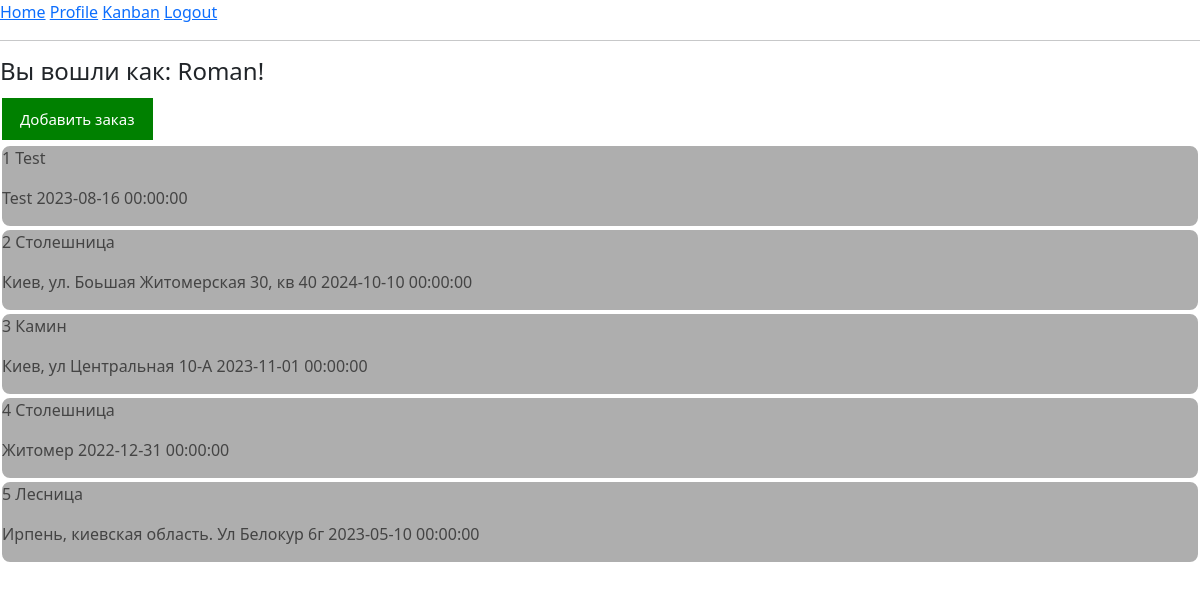
Before: /index (signed in) with the older database file.
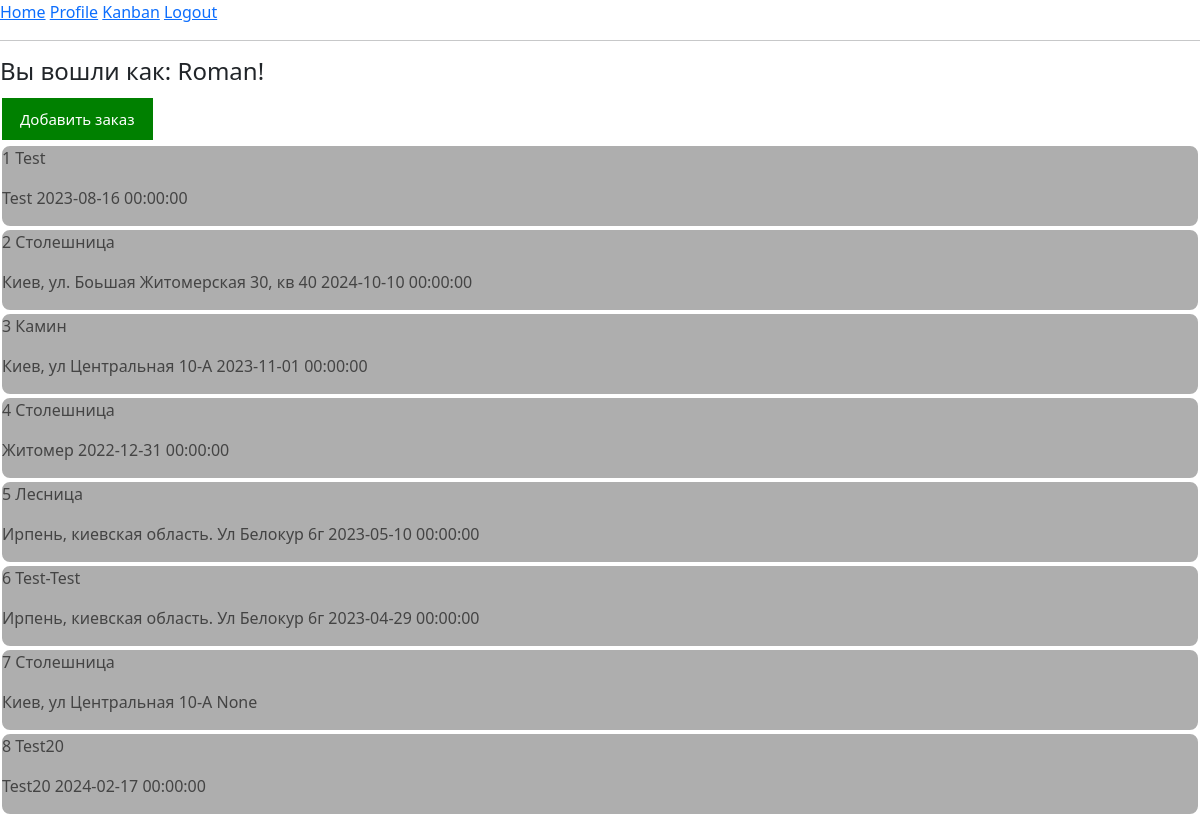
After: the same page with the newer database file.
### app/models.py (models this page shows, shortened)
class User(UserMixin, db.Model):
    id = db.Column(db.Integer, primary_key=True)
    first_name = db.Column(db.String(150), index=True)
    last_name = db.Column(db.String(150), index=True)
    phone = db.Column(db.String(120), index=True, unique=True)
    username = db.Column(db.String(64), index=True, unique=True)
    password_hash = db.Column(db.String(128))
    specialization_id = db.Column(db.Integer, db.ForeignKey('specialization.id'), nullable = False)
    posts = db.relationship('Post', backref='author', lazy='dynamic')
    followed = db.relationship(
        'User', secondary=followers,
        primaryjoin=(followers.c.follower_id == id),
        secondaryjoin=(followers.c.followed_id == id),
        backref=db.backref('followers', lazy='dynamic'), lazy='dynamic')

class OrderClient (db.Model):
    id = db.Column(db.Integer, primary_key=True)
    title_order = db.Column(db.String(300))
    title_stone = db.Column(db.String(300))
    object_description = db.Column(db.String(2000))
    address = db.Column(db.String(5000)) # address of project
    deadline = db.Column(db.DateTime) # when do we need to finish the project
    measurements = db.Column(db.Boolean, default=False, nullable=False) # choice - Fals/True, do we need measures
    project_drawing = db.Column(db.Boolean, default=False, nullable=False) # choice - Fals/True, do we need project drawing
    control = db.Column(db.Boolean, default=False, nullable=False)
    clients_id = db.Column(db.Integer, db.ForeignKey('clients.id'), nullable=False) # relationship to table "clients" meny to one
    def __repr__(self):
        return f'Заказ №: {self.id} {self.title_order}, {self.address}, Конечная дата: {self.deadline}'

### app/routes.py (the view)
@app.route('/')
@app.route('/index')
@login_required
def index():
    client_order= OrderClient.query.all()
    return render_template('index.html', title='Главная', client_order=client_order)

### app/models.py (called while the page is built)
@login.user_loader
def load_user(id):
    return User.query.get(int(id))

### app/templates/index.html (shortened to what this page needs)
{% extends "base.html" %}
{% block content %}
 <h4> Вы вошли как: {{ current_user.first_name }}!</h4>
<form action="{{ url_for('add_order') }}" method="get" target="_blank">
    <button type="submit" class="button"> Добавить заказ </button>
</form>
{% for order in client_order %}
<button class="accordion" id="rcorners2">
    <p> {{ order.id }} {{ order.title_order }} </p>
    <p>{{ order.address }} {{ order.deadline }}</p>
</button>
{% endfor %}
{% endblock %}

### app/templates/base.html (shortened to what this page needs)
<!doctype html>
<html>
<link href="https://cdn.jsdelivr.net/npm/bootstrap@5.2.3/dist/css/bootstrap.min.css" rel="stylesheet">
    <head>
    </head>
    <body>
        <div>
            <a href="{{ url_for('index') }}">Home</a>
            {% if current_user.is_anonymous %}
            <a href="{{ url_for('login') }}">Login</a>
            {% else %}
            <a href="{{ url_for('user', username=current_user.username) }}">Profile</a>
            <a href="{{ url_for('kanban') }}">Kanban</a>
            <a href="{{ url_for('logout') }}">Logout</a>
            {% endif %}
        </div>
        <hr>
        {% block content %}{% endblock %}
    </body>
</html>

### app/templates/index.html (style rules this page uses)
.button { background-color: green; border: none; color: white; padding: 10px 18px; text-align: center; text-decoration: none; display: inline-block; font-size: 15px; margin: 4px 2px; cursor: pointer; }
.accordion { background-color: #eee; color: #444; cursor: pointer; padding: 10px; width: 100%; text-align: left; border: none; outline: none; transition: 0.4s; }
.accordion:after { content: '\02795'; font-size: 0px; color: #777; float: right; margin-left: 5px; }
#rcorners2 { border-radius: 10px; border: 2px solid white; background: #AEAEAE; padding: 0px; width: 100%; height: auto; }

Changed rows visible on the page:
added OrderClient: id "6", title_order "Test-Test", address "Ирпень, киевская область. Ул Белокур 6г", deadline "2023-04-29 00:00:00"
added OrderClient: id "7", title_order "Столешница", address "Киев, ул Центральная 10-А", deadline "None"
added OrderClient: id "8", title_order "Test20", address "Test20", deadline "2024-02-17 00:00:00"
